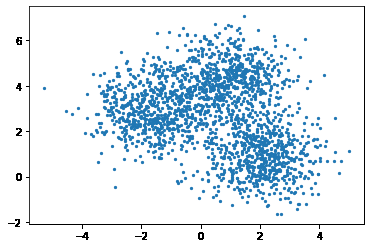
#> input picture Clusterization-algorithm/input_points.png, 370 x 248 px
$ python -i segmentation.py   (imports and definitions only)   (older library calls are emulated)
#> lines starting #> are read from the running program, lines starting #| are printed output that depends on the picture; after the words box and inside, x2 and y2 are one past the last pixel; in counts of white or black regions, pixels touching at a corner belong together
#> further down, picture is the input picture: shape (248, 370, 3); mean B, G, R 241.3, 233.3, 221.8
from glob import glob
import cv2
import re
import matplotlib.pyplot as plt
import numpy as np
import os
from skan.csr import make_degree_image


# [23 lines left out: functions load, imshow, not called in this run]

def rem_shadows(img):
    """Taken from https://stackoverflow.com/a/44752405"""
    rgb_planes = cv2.split(img)

    result_planes = []
    result_norm_planes = []

    for plane in rgb_planes:
        # dilate
        dilated_img = cv2.dilate(plane, kernel=np.ones((7,7), np.uint8))

        # median blur
        bg_img = cv2.medianBlur(dilated_img, ksize=21)

        # invert
        diff_img = 255 - cv2.absdiff(plane, bg_img)

        # normalize
        norm_img = cv2.normalize(diff_img,None, alpha=0, beta=255, norm_type=cv2.NORM_MINMAX, dtype=cv2.CV_8UC1)

        result_planes.append(diff_img)
        result_norm_planes.append(norm_img)
#> this loop made 3 passes
#> pass 1, in rem_shadows, `bg_img = cv2.medianBlur(dilated_img, ksize=21)`:
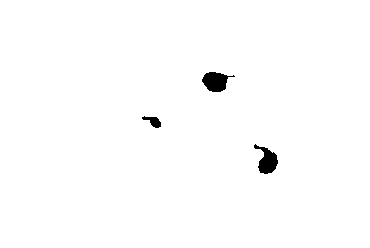
#> bg_img: shape (248, 370); values 254 (black) and 255 (white), 99% white; 3 black regions, box (x1, y1, x2, y2) and area: (202, 72, 235, 92) 408, (254, 144, 278, 174) 383, (142, 116, 161, 128) 119
#> pass 1, in rem_shadows, `diff_img = 255 - cv2.absdiff(plane, bg_img)`:
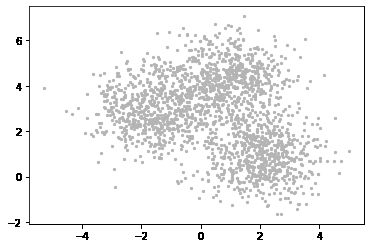
#> diff_img: shape (248, 370); min 0, max 255, mean 241.3
#> after the loop:
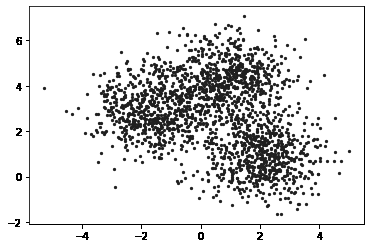
#> diff_img: shape (248, 370); min 0, max 255, mean 221.8
#> after the loop, result_norm_planes = 3 items; result_planes = 3 items

    result_norm = cv2.merge(result_norm_planes)
    return result_norm

# [69 lines left out: functions binarize, save, find_circles, should_draw, add_notches, not called in this run]

>>> import cv2
>>> picture = cv2.imread('../Clusterization-algorithm/input_points.png')
>>> result = rem_shadows(picture)
